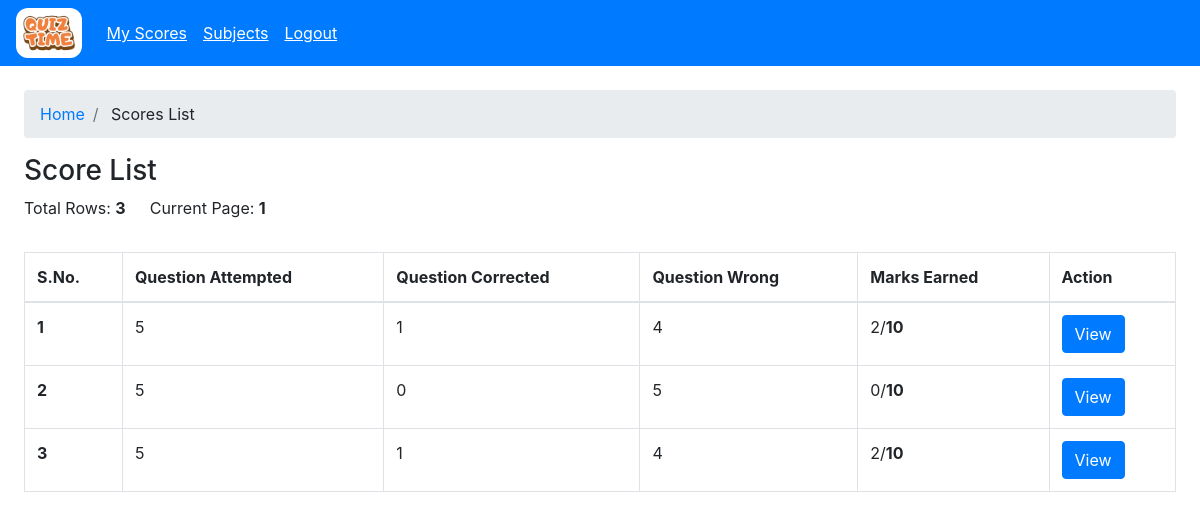
Screenshot of /user/attempted-quizzes/view?quiz_id=47f1d81a-ea75-46dc-a396-b36bee9f076a (signed in) with the database file from the repository.
### models/model.py (models this page shows)
class Score(db.Model):
    __tablename__ = 'scores'
    id = db.Column(db.VARCHAR(100), primary_key=True)
    quiz_id = db.Column(db.VARCHAR(100), db.ForeignKey('quiz.id'), nullable=False)
    user_id = db.Column(db.VARCHAR(100), db.ForeignKey('users.id'), nullable=False)
    attempt_number = db.Column(db.Integer, nullable=False)
    question_attempted = db.Column(db.Integer, nullable=False)
    question_corrected = db.Column(db.Integer, nullable=False)
    question_wronged = db.Column(db.Integer, nullable=False)
    total_scored = db.Column(db.Integer, nullable=False)
    created_at = db.Column(db.TIMESTAMP, nullable=False)
    updated_at = db.Column(db.TIMESTAMP, nullable=False)
    __table_args__ = (
        db.UniqueConstraint('quiz_id', 'user_id', 'attempt_number', name='unique_user_quiz_attempt'),
    )

### controllers/users/user.py (the view)
@user.route("/attempted-quizzes/view")
@login_required
@role_required("user")
def user_scores():
    try:
        skip = int(request.args.get("skip", 0))
        take = int(request.args.get("take", 25))
        quiz_id = request.args.get("quiz_id", "")
        if not quiz_id:
            return flash_and_redirect("Quiz not found", "danger", url_for("user.user_home"))
        quiz = Quiz.query.filter_by(id=quiz_id).first()
        if not quiz:
            return flash_and_redirect("Quiz not found", "danger", url_for("user.user_home"))
        scores = Score.query.filter_by(quiz_id=quiz_id).offset(skip).limit(take).all()
        final_list=[]
        for scr in scores:
            single_obj=dict()
            quiz = Quiz.query.filter_by(id=scr.quiz_id).first()
            single_obj["total_marks"]=quiz.total_marks
            single_obj = {**single_obj, **scr.__dict__}
            final_list.append(single_obj)
        total_scores = Score.query.filter(Score.user_id==session.get("id", "")).count()
        return render_template("user/scores.html",total_rows=total_scores, skip=skip, take=take, rows=final_list)
    except Exception as e:
        return flash_and_redirect(str(e), "danger", url_for("user.user_home"))

### app.py (called while the page is built)
    @login_manager.user_loader
    def load_user(user_id):
        return User.query.get(user_id)

### controllers/decorator.py (called while the page is built)
def role_required(role):
    def decorator(func):
        @wraps(func)
        def wrapper(*args, **kwargs):
            if not current_user.is_authenticated:
                return redirect(url_for("auth.login"))
            if current_user.user_type != role and session.get("user_type") != role:
                if current_user.user_type == "admin":
                    return redirect(url_for("admin.admin_home"))
                return redirect(url_for("user.user_home"))
            return func(*args, **kwargs)
        return wrapper
    return decorator

### templates/user/scores.html (shortened to what this page needs)
{% extends "base.html" %} {% block title %}Score Page{% endblock %} {% block
content %} {% include "user/user_wrapper.html" %}
<section class="min-vh-100 p-4">
  <nav aria-label="breadcrumb">
    <ol class="breadcrumb">
      <li class="breadcrumb-item"><a href="/user">Home</a></li>
      <li class="breadcrumb-item">
        <a>Scores List</a>
      </li>
    </ol>
  </nav>
  <div class="d-flex mt-3 flex-wrap justify-content-between">
    <div>
      <h3>Score List</h3>
      <div class="d-flex align-items-center">
        <p class="mr-4">Total Rows: <strong>{{ total_rows }}</strong></p>
        <p>
          Current Page:
          <strong
            >{% if skip and take %} {{ ((skip|int)/take)+1 }} {% else %}1{%
            endif %}</strong
          >
        </p>
      </div>
    </div>
  </div>
  <section class="mt-3">
    <div class="table-responsive">
      <table class="table table-bordered table-hover">
        <thead>
          <tr>
            <th scope="col">S.No.</th>
            <th scope="col">Question Attempted</th>
            <th scope="col">Question Corrected</th>
            <th scope="col">Question Wrong</th>
            <th scope="col">Marks Earned</th>
            <th scope="col">Action</th>
          </tr>
        </thead>
        <tbody>
          {% for score in rows %}
          <tr class="pointer">
            <th scope="row">{{ loop.index+skip }}</th>
            <td>{{ score.question_attempted }}</td>
            <td>{{ score.question_corrected }}</td>
            <td>{{ score.question_wronged }}</td>
            <td>
              {{ score.total_scored }}/<strong>{{ score.total_marks }}</strong>
            </td>
            <td>
              <button type="button" class="btn btn-primary">
                <a
                  href="/user/score/view?score_id={{ score.id }}"
                  class="text-white"
                  >View</a
                >
              </button>
            </td>
          </tr>
          {% endfor %}
        </tbody>
      </table>
    </div>
  </section>
</section>
{% endblock %}

### templates/base.html (shortened to what this page needs)
<!DOCTYPE html>
<html lang="en">
  <head>
    <link rel="stylesheet" href="/static/css/style.css" />
    <link
      rel="stylesheet"
      href="https://cdn.jsdelivr.net/npm/bootstrap@4.3.1/dist/css/bootstrap.min.css"
    />
  </head>
  <body>
    {% block content %} {% endblock %}
  </body>
</html>

### templates/user/user_wrapper.html (shortened to what this page needs)
<nav class="navbar navbar-expand-lg navbar-dark bg-primary">
  <a href="/user">
    <img
      alt="logo"
      src="/static/images/logo.png"
      class="adminLogo navbar-brand"
    />
  </a>
  <div class="collapse navbar-collapse" id="navbarSupportedContent">
    <ul class="navbar-nav mr-auto">
      <li class="nav-item">
        <a class="anchor nav-link" href="/user/attempted-quizzes?skip=0&take=25"
          >My Scores</a
        >
      </li>
      <li class="nav-item">
        <a class="anchor nav-link" href="/user/subjects?skip=0&take=25"
          >Subjects</a
        >
      </li>
      <li class="nav-item">
        <a class="anchor nav-link" href="/auth/logout">Logout</a>
      </li>
    </ul>
  </div>
</nav>

### static/css/style.css (style rules this page uses)
.adminLogo { height: 50px; background-color: white !important; border-radius: 12px; padding: 6px; }
.pointer { cursor: pointer; }
.anchor { color: white !important; text-decoration: underline !important; }

### rows the page displays
Score: question_attempted "5", question_corrected "1", question_wronged "4", total_scored "2", total_marks "10"
Score: question_attempted "5", question_corrected "0", question_wronged "5", total_scored "0", total_marks "10"
Score: question_attempted "5", question_corrected "1", question_wronged "4", total_scored "2", total_marks "10"

### other values shown
{{ total_rows }} "3"
